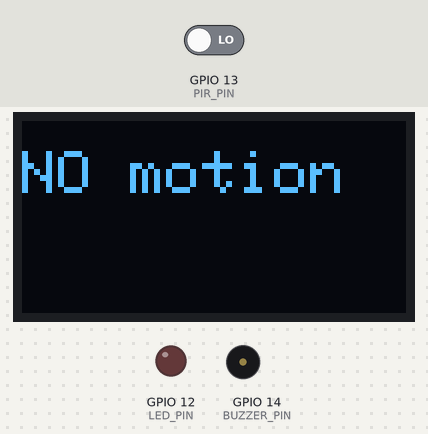
Bench run of a sketch on a simulated ESP32. Parts: 128×64 one-colour display, output pins drawn as LEDs (lit = HIGH), buzzer (waves = sounding, pin HIGH). The test bench sets the inputs (shaded band); at power-on: GPIO 13 (PIR_PIN) LOW.

Above: at 1.2 s.
1.3 s: GPIO 13 (PIR_PIN) driven HIGH
At 2.7 s:
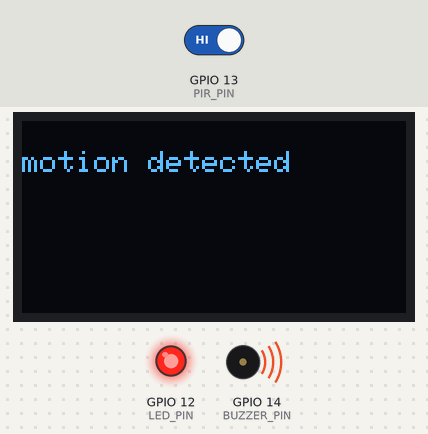
3.6 s: GPIO 13 (PIR_PIN) driven LOW
At 4.9 s:
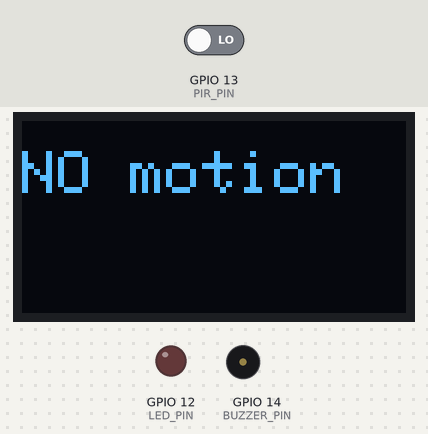
Timing chart, 0 to 6.6 s (numbered marks = the images above; inputs shaded):
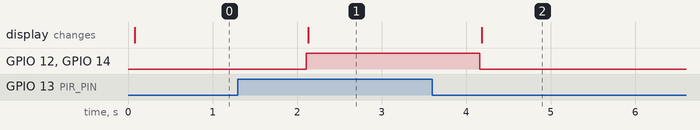

Measured:
- after the input at 1.3 s, GPIO 12 (LED_PIN), GPIO 14 (BUZZER_PIN): LOW → HIGH after 0.81 s; the display: changes after 0.83 s (image 1)
- after the input at 3.6 s, GPIO 12 (LED_PIN), GPIO 14 (BUZZER_PIN): HIGH → LOW after 0.56 s; the display: changes after 0.58 s (image 2)

The sketch:

sketch.ino
```cpp
#include <Wire.h>
#include <Adafruit_GFX.h>
#include <Adafruit_SSD1306.h>

#define PIR_PIN   13
#define LED_PIN   12
#define BUZZER_PIN  14

#define SCREEN_WIDTH 128
#define SCREEN_HEIGHT 64
#define OLED_RESET  - 1
#define SCREEN_ADDRESS 0x3C

Adafruit_SSD1306 display(SCREEN_WIDTH , SCREEN_HEIGHT , &Wire, OLED_RESET);

void setup()
{
  Serial.begin(115200);

  pinMode(PIR_PIN,INPUT);
  pinMode(LED_PIN,OUTPUT);
  pinMode(BUZZER_PIN,OUTPUT);
    if (!display.begin(SSD1306_SWITCHCAPVCC, SCREEN_ADDRESS)) {
      Serial.println("display fails");
      while(1);
    }
    display.clearDisplay();
    display.setTextSize(2);
    display.setTextColor(WHITE);
    display.setCursor(0,10);
    display.println("READY");
    display.display();

}
void loop(){
  int motion=digitalRead(PIR_PIN);
  if(motion==1){
    digitalWrite(LED_PIN,HIGH);
    digitalWrite(BUZZER_PIN,HIGH);
    display.clearDisplay();
      display.setCursor(0, 10);
    display.setTextSize(1);
    display.setTextColor(WHITE);
    display.println("motion detected");
    display.display();
  }else{
     digitalWrite(LED_PIN,LOW);
    digitalWrite(BUZZER_PIN,LOW);
    display.clearDisplay();
    display.setCursor(0, 10);
    display.setTextSize(2);
    display.setTextColor(WHITE);
    display.println("NO motion ");
    display.display();

  }
  delay(1000);
}
```
